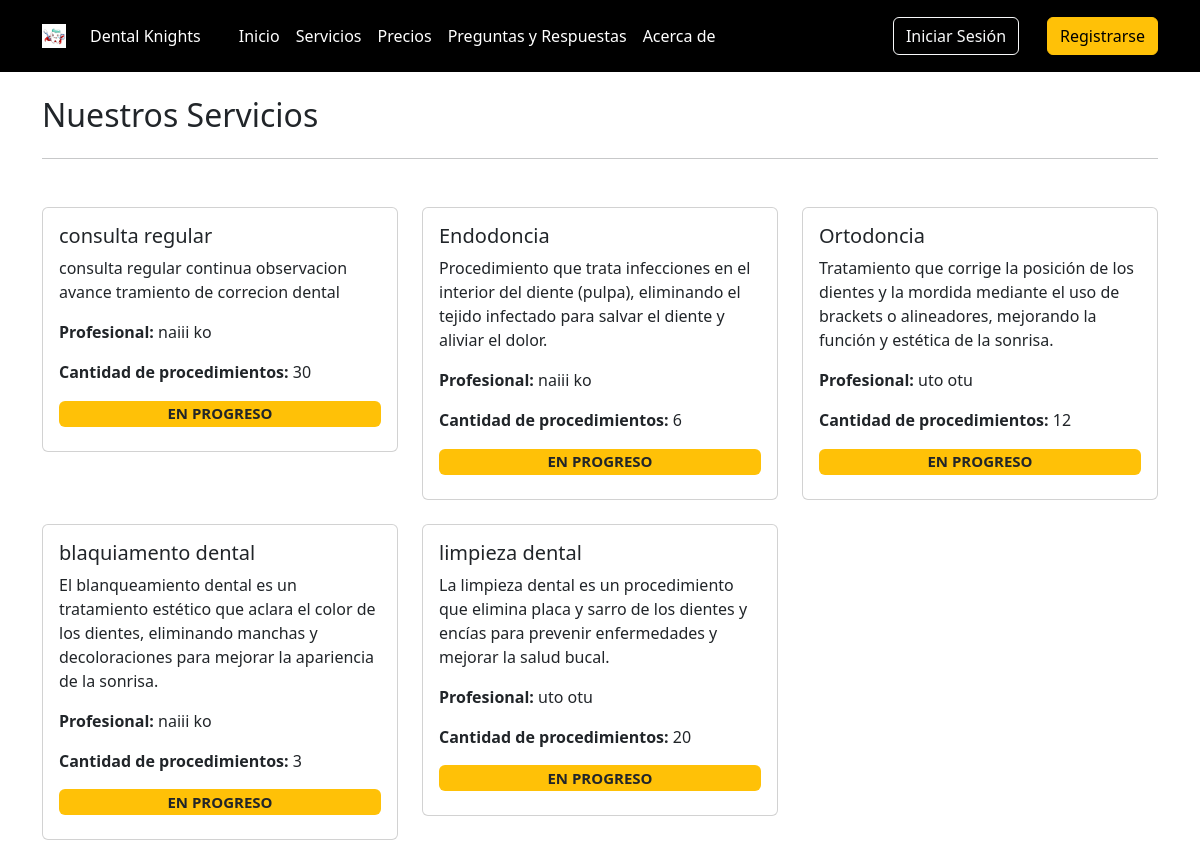
The app's page /servicios/ with its own data.
### core/models.py (models this page shows, shortened)
class Servicios(models.Model):
    STATUS_CHOICES = (
        ('S', 'Solicitud de Servicio'),  # Servicio solicitado por el cliente
        ('P', 'En progreso'),            # Servicio en proceso de realización
        ('F', 'Finalizado'),             # Servicio completado
    )
    name = models.CharField(max_length=100, verbose_name='Nombre del Servicio')  # Nombre del servicio
    description = models.TextField(blank=True, null=True, verbose_name='Descripción')  # Descripción opcional del servicio
    profesional = models.ForeignKey(User, on_delete=models.CASCADE, limit_choices_to={'groups__name': 'profesionales'}, verbose_name='Profesional')  # Profesional asignado, relacionado con un usuario del grupo "profesionales"
    n_procedimientos = models.PositiveIntegerField(default=0, verbose_name='Número de sesiones')  # Número de procedimientos o sesiones asociadas al servicio
    status = models.CharField(max_length=1, choices=STATUS_CHOICES, default='S', verbose_name='Estado')  # Estado del servicio, utilizando las opciones definidas en STATUS_CHOICES
    class Meta:
        verbose_name = 'servicio'
        verbose_name_plural = 'servicios'

### core/views.py (the view)
# urls.py: path('servicios/', ServiciosView.as_view(), name='servicios'),
@add_group_name_to_context
class ServiciosView(TemplateView):
    template_name = 'servicios.html'
    def get_context_data(self, **kwargs):
        context = super().get_context_data(**kwargs)
        servicios = Servicios.objects.all().order_by('-id') # Obtiene todos los servicios
        cliente = self.request.user if self.request.user.is_authenticated else None
        for item in servicios:
            if cliente:
                registration = RegistroServicio.objects.filter(servicio=item, cliente=cliente).first()
                item.is_enrolled = registration is not None
            else:
                item.is_enrolled = False
            enrollment_count = RegistroServicio.objects.filter(servicio=item).count()
            item.enrollment_count = enrollment_count
        context['servicios'] = servicios
        return context

### core/views.py (called while the page is built, shortened)
def get_group_and_color(user):
    group = user.groups.first()
    group_id = None
    group_name = None
    group_name_singular = None
    color = None
    return group_id, group_name, group_name_singular, color

def add_group_name_to_context(view_class):
    original_dispatch = view_class.dispatch
    def dispatch(self, request, *args, **kwargs):
        user = self.request.user
        group_id, group_name, group_name_singular, color = get_group_and_color(user)
        context = {
            'group_name': group_name,
            'group_name_singular': group_name_singular,
            'color': color
        }
        self.extra_context = context
        return original_dispatch(self, request, *args, **kwargs)
    view_class.dispatch = dispatch
    return view_class

### templates/servicios.html (shortened to what this page needs)
{% extends 'base.html' %}
{% block content %}
    <div class="container my-4">
        <div class="row">
            <div class="col">
                <h2>Nuestros Servicios</h2>
            </div>
            <div class="col">
            </div>
        </div>
        <hr>
        <div class="row row-cols-1 row-cols-md-2 row-cols-lg-3 g-4 my-4">
            {% for servicio in servicios %}
                <div class="col">
                    <div class="card">
                        <div class="card-body">
                            <h5 class="card-title">{{ servicio.name }}</h5>
                            <p class="card-text">{{ servicio.description }}</p>
                            <p class="card-text">
                                <strong>Profesional: </strong>{{ servicio.profesional.first_name }} {{ servicio.profesional.last_name }}
                            </p>
                            <p class="card-text"><strong>Cantidad de procedimientos: </strong>{{ servicio.n_procedimientos }}</p>
                            {% if servicio.status == 'F' %}
                                <h5><span class="badge bg-danger w-100">{{ servicio.get_status_display|upper }}</span></h5>
                                {% if servicio.is_enrolled %}
                                    <p class="text-success"><strong>Servicio finalizado</strong></p>
                                {% endif %}
                            {% elif servicio.status == 'P' %}
                                <h5><span class="badge bg-warning text-dark w-100">{{ servicio.get_status_display|upper }}</span></h5>
                            {% endif %}
                        </div>
                    </div>
                </div>
            {% endfor %}
        </div>
    </div>
{% endblock %}

### records on screen
Servicios: name "consulta regular", description "consulta regular continua observacion avance tramiento de correcion dental", profesional.first_name "naiii", profesional.last_name "ko", n_procedimientos "30", status "EN PROGRESO"
Servicios: name "Endodoncia", description "Procedimiento que trata infecciones en el interior del diente (pulpa), eliminando el tejido infectado para salvar el diente y aliviar el dolor.", profesional.first_name "naiii", profesional.last_name "ko", n_procedimientos "6", status "EN PROGRESO"
Servicios: name "Ortodoncia", description "Tratamiento que corrige la posición de los dientes y la mordida mediante el uso de brackets o alineadores, mejorando la función y estética de la sonrisa.", profesional.first_name "uto", profesional.last_name "otu", n_procedimientos "12", status "EN PROGRESO"
Servicios: name "blaquiamento dental", description "El blanqueamiento dental es un tratamiento estético que aclara el color de los dientes, eliminando manchas y decoloraciones para mejorar la apariencia de la sonrisa.", profesional.first_name "naiii", profesional.last_name "ko", n_procedimientos "3", status "EN PROGRESO"
Servicios: name "limpieza dental", description "La limpieza dental es un procedimiento que elimina placa y sarro de los dientes y encías para prevenir enfermedades y mejorar la salud bucal.", profesional.first_name "uto", profesional.last_name "otu", n_procedimientos "20", status "EN PROGRESO"
